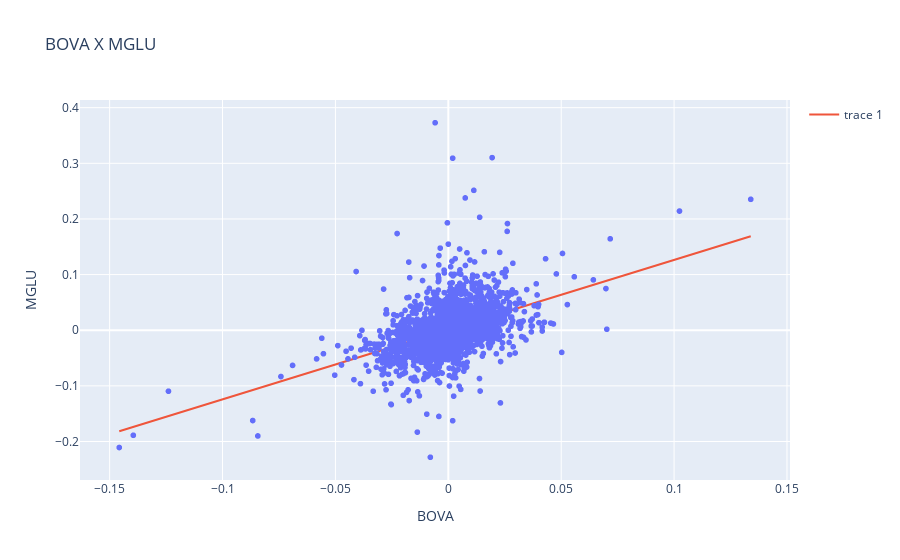

Notebook code for this chart:
### Code cell
figura = px.scatter(dataset_taxa_retorno, x = 'BOVA', y = 'MGLU', title = 'BOVA X MGLU')
figura.add_scatter(x = dataset_taxa_retorno['BOVA'], y = beta * dataset_taxa_retorno['BOVA'] + alpha)
figura.show()

### Figure 1 — Plotly figure (JSON) as saved in the notebook; plotly's stock layout.template omitted (floating-point values rounded to 4 significant figures; data arrays with more than 128 entries replaced by an {"elided": "..."} marker saying what was removed)
{"data": [{"hovertemplate": "BOVA=%{x}<br>MGLU=%{y}<extra></extra>", "legendgroup": "", "marker": {"color": "#636efa", "symbol": "circle"}, "mode": "markers", "name": "", "showlegend": false, "type": "scattergl", "x": {"elided": "2292 float values"}, "xaxis": "x", "y": {"elided": "2292 float values"}, "yaxis": "y"}, {"type": "scatter", "x": {"elided": "2292 float values"}, "y": {"elided": "2292 float values"}}], "layout": {"legend": {"tracegroupgap": 0}, "title": {"text": "BOVA X MGLU"}, "xaxis": {"anchor": "y", "domain": [0, 1], "title": {"text": "BOVA"}}, "yaxis": {"anchor": "x", "domain": [0, 1], "title": {"text": "MGLU"}}}}
